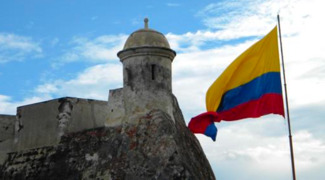
#> input picture workshop-9/assets/cartagena.jpg, 325 x 180 px
$ python exercise_3.py
#> lines starting #> are read from the running program, lines starting #| are printed output that depends on the picture
import numpy as np
import matplotlib.pyplot as plt


def adjust_contrast_gamma(image: np.ndarray, gamma: float) -> np.ndarray:
    """
    Ajusta el contraste en las zonas claras usando corrección gamma.
    Valores de gamma > 1.0 aumentan el contraste en las luces.
    """
    x = np.clip(image, 0.0, 1.0)
    # Fórmula de corrección gamma
    return x ** gamma


def main(image_path: str, gamma_val: float):
    """Carga una imagen, aplica el ajuste gamma y muestra el original vs. el resultado."""
#> called with image_path = 'assets/cartagena.jpg', gamma_val = 2.2
    try:
        original_image = plt.imread(image_path) / 255.0
    except FileNotFoundError:
        print(f"Error: No se pudo encontrar la imagen en la ruta: {image_path}")
        return

    # Aplicar únicamente la transformación gamma
    gamma_contrast_image = adjust_contrast_gamma(original_image, gamma_val)
#> in adjust_contrast_gamma, `return x ** gamma`:
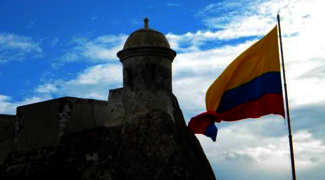
#> returned value: shape (180, 325, 3) float64; mean of channels 0, 1, 2 0.341, 0.422, 0.51; drawn as R, G, B

    # Crear una figura con 2 subplots (1 fila, 2 columnas) para mostrar lado a lado
    fig, axs = plt.subplots(1, 2, figsize=(12, 6))
    fig.suptitle("Comparación de Contraste (Gamma)", fontsize=16)

    # 1. Mostrar la imagen original
    axs[0].imshow(original_image)
    axs[0].set_title('Imagen Original')
    axs[0].axis('off')

    # 2. Mostrar la imagen con contraste gamma
    axs[1].imshow(gamma_contrast_image)
    axs[1].set_title(f'Contraste Zonas Claras (gamma={gamma_val})')
    axs[1].axis('off')

    plt.tight_layout(rect=[0, 0.03, 1, 0.95])
    plt.show()
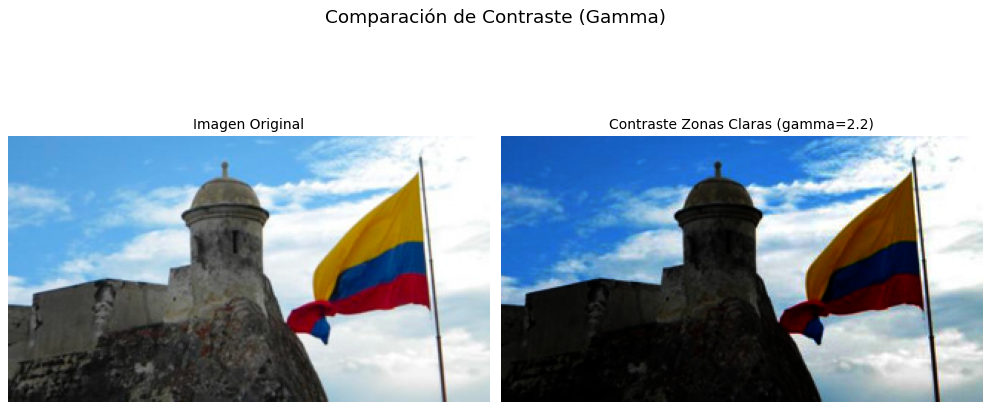
#> figure drawn by matplotlib, 2 panels


if __name__ == "__main__":
    IMAGE_FILE = 'assets/cartagena.jpg'
    # Un valor típico de gamma para aumentar contraste en luces es entre 1.5 y 2.5
    GAMMA_VALUE = 2.2

    main(image_path=IMAGE_FILE, gamma_val=GAMMA_VALUE)
